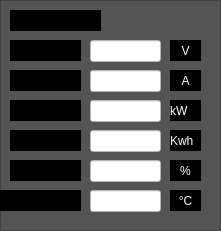
                 <widget class="QFrame" name="frame_3">
                  <property name="geometry">
                   <rect>
                    <x>30</x>
                    <y>200</y>
                    <width>221</width>
                    <height>231</height>
                   </rect>
                  </property>
                  <property name="styleSheet">
                   <string notr="true">background-color:rgb(84, 84, 84);</string>
                  </property>
                  <property name="frameShape">
                   <enum>QFrame::StyledPanel</enum>
                  </property>
                  <property name="frameShadow">
                   <enum>QFrame::Raised</enum>
                  </property>
                  <widget class="QLabel" name="label_3">
                   <property name="geometry">
                    <rect>
                     <x>10</x>
                     <y>40</y>
                     <width>71</width>
                     <height>21</height>
                    </rect>
                   </property>
                   <property name="styleSheet">
                    <string notr="true">font: 10pt &quot;Segoe UI&quot;;
background-color: rgb(0, 0, 0);</string>
                   </property>
                   <property name="text">
                    <string>VOLTAJE</string>
                   </property>
                  </widget>
                  <widget class="QLabel" name="label_4">
                   <property name="geometry">
                    <rect>
                     <x>10</x>
                     <y>70</y>
                     <width>71</width>
                     <height>21</height>
                    </rect>
                   </property>
                   <property name="styleSheet">
                    <string notr="true">font: 10pt &quot;Segoe UI&quot;;
background-color: rgb(0, 0, 0);</string>
                   </property>
                   <property name="text">
                    <string>CORRIENTE</string>
                   </property>
                  </widget>
                  <widget class="QLabel" name="label_5">
                   <property name="geometry">
                    <rect>
                     <x>10</x>
                     <y>100</y>
                     <width>71</width>
                     <height>21</height>
                    </rect>
                   </property>
                   <property name="styleSheet">
                    <string notr="true">font: 10pt &quot;Segoe UI&quot;;
background-color: rgb(0, 0, 0);</string>
                   </property>
                   <property name="text">
                    <string>POTENCIA</string>
                   </property>
                  </widget>
                  <widget class="QLabel" name="label_8">
                   <property name="geometry">
                    <rect>
                     <x>10</x>
                     <y>130</y>
                     <width>71</width>
                     <height>21</height>
                    </rect>
                   </property>
                   <property name="styleSheet">
                    <string notr="true">font: 10pt &quot;Segoe UI&quot;;
background-color: rgb(0, 0, 0);</string>
                   </property>
                   <property name="text">
                    <string>ENERGÍA</string>
                   </property>
                  </widget>
                  <widget class="QLabel" name="label_9">
                   <property name="geometry">
                    <rect>
                     <x>10</x>
                     <y>160</y>
                     <width>71</width>
                     <height>21</height>
                    </rect>
                   </property>
                   <property name="styleSheet">
                    <string notr="true">font: 10pt &quot;Segoe UI&quot;;
background-color: rgb(0, 0, 0);</string>
                   </property>
                   <property name="text">
                    <string>EFICIENCIA</string>
                   </property>
                  </widget>
                  <widget class="QLabel" name="label_10">
                   <property name="geometry">
                    <rect>
                     <x>0</x>
                     <y>190</y>
                     <width>81</width>
                     <height>21</height>
                    </rect>
                   </property>
                   <property name="styleSheet">
                    <string notr="true">font: 8pt &quot;Segoe UI&quot;;
background-color: rgb(0, 0, 0);</string>
                   </property>
                   <property name="text">
                    <string>TEMPERATURA</string>
                   </property>
                  </widget>
                  <widget class="QLineEdit" name="lineEdit_3">
                   <property name="geometry">
                    <rect>
                     <x>90</x>
                     <y>40</y>
                     <width>71</width>
                     <height>22</height>
                    </rect>
                   </property>
                   <property name="styleSheet">
                    <string notr="true">background-color: rgb(255, 255, 255);
color: rgb(0, 0, 0);</string>
                   </property>
                   <property name="text">
                    <string/>
                   </property>
                  </widget>
                  <widget class="QLabel" name="label_11">
                   <property name="geometry">
                    <rect>
                     <x>10</x>
                     <y>10</y>
                     <width>91</width>
                     <height>21</height>
                    </rect>
                   </property>
                   <property name="styleSheet">
                    <string notr="true">font: 10pt &quot;Segoe UI&quot;;
background-color: rgb(0, 0, 0);</string>
                   </property>
                   <property name="text">
                    <string>GENERADOR</string>
                   </property>
                  </widget>
                  <widget class="QLineEdit" name="lineEdit_4">
                   <property name="geometry">
                    <rect>
                     <x>90</x>
                     <y>70</y>
                     <width>71</width>
                     <height>22</height>
                    </rect>
                   </property>
                   <property name="styleSheet">
                    <string notr="true">background-color: rgb(255, 255, 255);
color: rgb(0, 0, 0);</string>
                   </property>
                  </widget>
                  <widget class="QLineEdit" name="lineEdit_5">
                   <property name="geometry">
                    <rect>
                     <x>90</x>
                     <y>100</y>
                     <width>71</width>
                     <height>22</height>
                    </rect>
                   </property>
                   <property name="styleSheet">
                    <string notr="true">background-color: rgb(255, 255, 255);
color: rgb(0, 0, 0);</string>
                   </property>
                  </widget>
                  <widget class="QLineEdit" name="lineEdit_6">
                   <property name="geometry">
                    <rect>
                     <x>90</x>
                     <y>130</y>
                     <width>71</width>
                     <height>22</height>
                    </rect>
                   </property>
                   <property name="styleSheet">
                    <string notr="true">background-color: rgb(255, 255, 255);
color: rgb(0, 0, 0);</string>
                   </property>
                  </widget>
                  <widget class="QLineEdit" name="lineEdit_7">
                   <property name="geometry">
                    <rect>
                     <x>90</x>
                     <y>160</y>
                     <width>71</width>
                     <height>22</height>
                    </rect>
                   </property>
                   <property name="styleSheet">
                    <string notr="true">background-color: rgb(255, 255, 255);
color: rgb(0, 0, 0);</string>
                   </property>
                  </widget>
                  <widget class="QLineEdit" name="lineEdit_8">
                   <property name="geometry">
                    <rect>
                     <x>90</x>
                     <y>190</y>
                     <width>71</width>
                     <height>22</height>
                    </rect>
                   </property>
                   <property name="styleSheet">
                    <string notr="true">background-color: rgb(255, 255, 255);
color: rgb(0, 0, 0);</string>
                   </property>
                  </widget>
                  <widget class="QLabel" name="label_16">
                   <property name="geometry">
                    <rect>
                     <x>170</x>
                     <y>40</y>
                     <width>31</width>
                     <height>21</height>
                    </rect>
                   </property>
                   <property name="styleSheet">
                    <string notr="true">background-color: rgb(0, 0, 0);
color: rgb(255, 255, 255);
font: 700 14pt &quot;Segoe UI&quot;;</string>
                   </property>
                   <property name="text">
                    <string>V</string>
                   </property>
                   <property name="alignment">
                    <set>Qt::AlignCenter</set>
                   </property>
                  </widget>
                  <widget class="QLabel" name="label_17">
                   <property name="geometry">
                    <rect>
                     <x>170</x>
                     <y>70</y>
                     <width>31</width>
                     <height>21</height>
                    </rect>
                   </property>
                   <property name="styleSheet">
                    <string notr="true">background-color: rgb(0, 0, 0);
color: rgb(255, 255, 255);
font: 700 14pt &quot;Segoe UI&quot;;</string>
                   </property>
                   <property name="text">
                    <string>A</string>
                   </property>
                   <property name="alignment">
                    <set>Qt::AlignCenter</set>
                   </property>
                  </widget>
                  <widget class="QLabel" name="label_18">
                   <property name="geometry">
                    <rect>
                     <x>170</x>
                     <y>100</y>
                     <width>31</width>
                     <height>21</height>
                    </rect>
                   </property>
                   <property name="styleSheet">
                    <string notr="true">background-color: rgb(0, 0, 0);
color: rgb(255, 255, 255);
font: 700 14pt &quot;Segoe UI&quot;;</string>
                   </property>
                   <property name="text">
                    <string>kW</string>
                   </property>
                  </widget>
                  <widget class="QLabel" name="label_19">
                   <property name="geometry">
                    <rect>
                     <x>170</x>
                     <y>130</y>
                     <width>31</width>
                     <height>21</height>
                    </rect>
                   </property>
                   <property name="styleSheet">
                    <string notr="true">background-color: rgb(0, 0, 0);
color: rgb(255, 255, 255);
font: 700 10pt &quot;Segoe UI&quot;;</string>
                   </property>
                   <property name="text">
                    <string>Kwh</string>
                   </property>
                  </widget>
                  <widget class="QLabel" name="label_20">
                   <property name="geometry">
                    <rect>
                     <x>170</x>
                     <y>160</y>
                     <width>31</width>
                     <height>21</height>
                    </rect>
                   </property>
                   <property name="styleSheet">
                    <string notr="true">background-color: rgb(0, 0, 0);
color: rgb(255, 255, 255);
font: 700 14pt &quot;Segoe UI&quot;;</string>
                   </property>
                   <property name="text">
                    <string>%</string>
                   </property>
                   <property name="alignment">
                    <set>Qt::AlignCenter</set>
                   </property>
                  </widget>
                  <widget class="QLabel" name="label_21">
                   <property name="geometry">
                    <rect>
                     <x>170</x>
                     <y>190</y>
                     <width>31</width>
                     <height>21</height>
                    </rect>
                   </property>
                   <property name="styleSheet">
                    <string notr="true">background-color: rgb(0, 0, 0);
color: rgb(255, 255, 255);
font: 700 14pt &quot;Segoe UI&quot;;</string>
                   </property>
                   <property name="text">
                    <string>°C</string>
                   </property>
                   <property name="alignment">
                    <set>Qt::AlignCenter</set>
                   </property>
                  </widget>
                 </widget>
